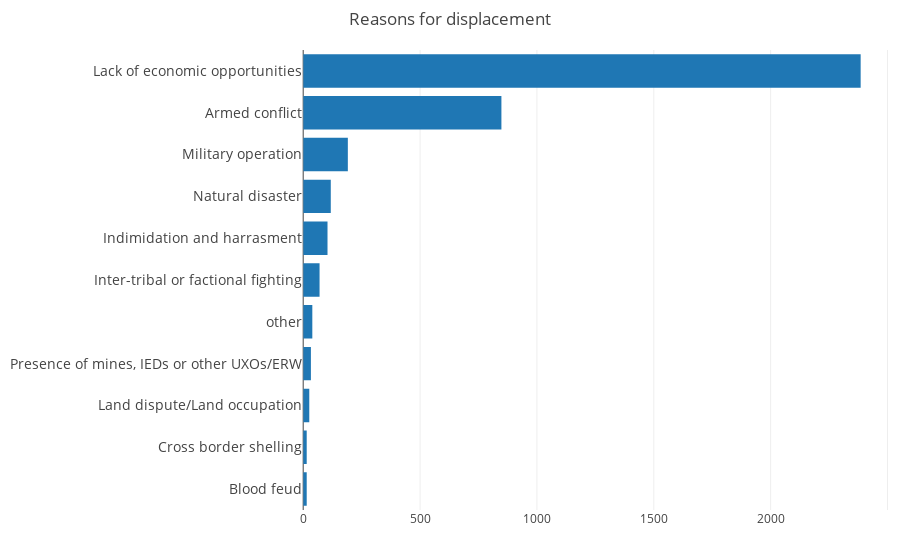

Here is the notebook cell this chart was saved with:
### Code cell
layout = go.Layout(
    title = "Reasons for displacement",
    xaxis=dict(
        domain=[0.1, 1]
    ),
    yaxis = go.layout.YAxis(
        tickfont = dict(
            size = 14
        ),
        automargin = True
    ),

    margin=dict(
        l=200,
        r=10,
        t=50,
        b=50
    )
)

data = [go.Bar(
            x = df_displacement_agg['count'],
            y = df_displacement_agg['reasons'],
            orientation = 'h'
)]

fig = go.Figure(data=data, layout=layout)
py.offline.iplot(fig, filename='horizontal-bar')

### Figure 1 — Plotly figure (JSON) as saved in the notebook; plotly's stock layout.template omitted (floating-point values rounded to 4 significant figures)
{"data": [{"orientation": "h", "type": "bar", "uid": "f620f2f7-9126-46c4-ba25-9a9fc81b1284", "x": [15, 15, 26, 33, 39, 70, 104, 118, 191, 848, 2385], "y": ["Blood feud", "Cross border shelling", "Land dispute/Land occupation", "Presence of mines, IEDs or other UXOs/ERW", "other", "Inter-tribal or factional fighting", "Indimidation and harrasment", "Natural disaster", "Military operation", "Armed conflict", "Lack of economic opportunities"]}], "layout": {"margin": {"b": 50, "l": 200, "r": 10, "t": 50}, "title": {"text": "Reasons for displacement"}, "xaxis": {"domain": [0.1, 1]}, "yaxis": {"automargin": true, "tickfont": {"size": 14}}}}
